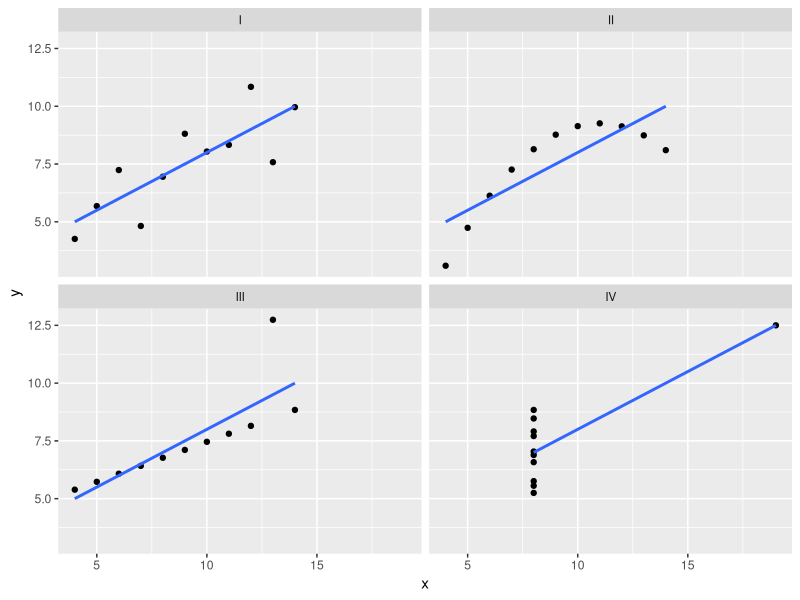
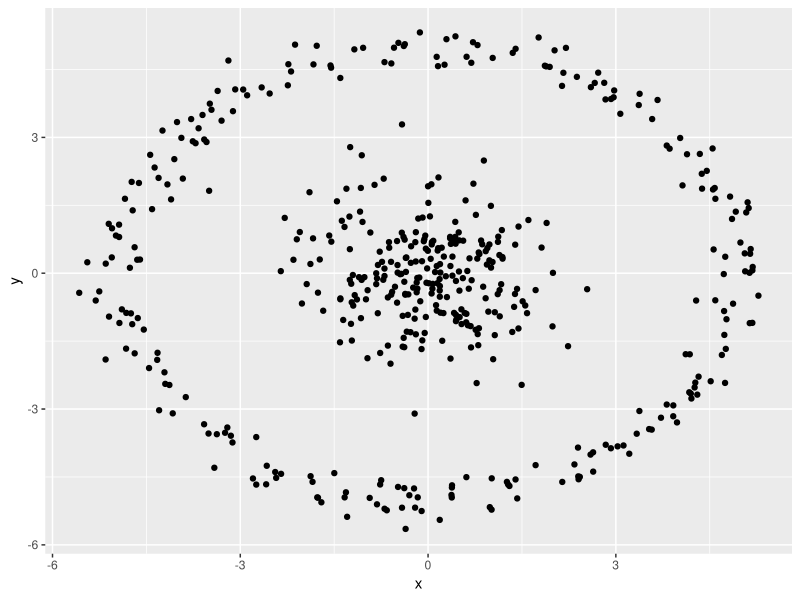

Generate these figures, in order, with R: (Note: this script raises an error after producing the figures.)
## ---- chunk 1
knitr::opts_chunk$set(cache = FALSE, message = FALSE, echo = FALSE)
## ---- chunk 2
library(ggplot2)
library(plyr)
library(dplyr)
library(tidyr)
anscombe_tidy <- anscombe %>%
    mutate(observation = seq_len(n())) %>%
    gather(key, value, -observation) %>%
    separate(key, c("variable", "set"), 1, convert = TRUE) %>%
    mutate(set = c("I", "II", "III", "IV")[set]) %>%
    spread(variable, value)

ggplot(anscombe_tidy, aes(x, y)) + geom_point() + facet_wrap(~ set) +
    geom_smooth(method = "lm", se = FALSE)
## ---- chunk 3
library(plyr)
library(dplyr)
library(ggplot2)

set.seed(2015)

n <- 250
c1 <- data_frame(x = rnorm(n), y = rnorm(n), cluster = 1)
c2 <- data_frame(r = rnorm(n, 5, .25), theta = runif(n, 0, 2 * pi),
                 x = r * cos(theta), y = r * sin(theta), cluster = 2) %>%
    dplyr::select(x, y, cluster)

points1 <- rbind(c1, c2) %>% mutate(cluster = factor(cluster))

ggplot(points1, aes(x, y)) + geom_point()
## ---- chunk 4
library(broom)

plot_kmeans <- function(dat, k) {
    clust <- dat %>% ungroup %>% dplyr::select(x, y) %>% kmeans(k)
    ggplot(augment(clust, dat), aes(x, y)) + geom_point(aes(color = .cluster)) +
        geom_point(aes(x1, x2), data = tidy(clust), size = 10, shape = "x") +
        labs(color = "K-means assignments")
}

plot_kmeans(points1, 2)
## ---- chunk 5
points1$hclust_assignments <- points1 %>% dplyr::select(x, y) %>%
    dist() %>% hclust(method = "single") %>%
    cutree(2) %>% factor()

ggplot(points1, aes(x, y, color = hclust_assignments)) + geom_point() +
    xlab("hclust assignments")
## ---- chunk 6
points1_polar <- points1 %>% transform(r = sqrt(x^2 + y^2), theta = atan(y / x))

clust <- points1_polar %>% ungroup %>% dplyr::select(r, theta) %>% kmeans(2)
ggplot(augment(clust, points1_polar), aes(r, theta)) + geom_point(aes(color = .cluster)) +
    geom_point(aes(x1, x2), data = tidy(clust), size = 10, shape = "x") +
    labs(color = "K-means assignments")
## ---- chunk 7
sizes <- c(20, 100, 500)
## ---- chunk 8
set.seed(2015)

centers <- data_frame(x = c(1, 4, 6), y = c(5, 0, 6), n = sizes,
                      cluster = factor(1:3))
points <- centers %>% group_by(cluster) %>%
    do(data_frame(x = rnorm(.$n, .$x), y = rnorm(.$n, .$y)))

ggplot(points, aes(x, y)) + geom_point()
## ---- chunk 9
plot_kmeans(points, 3)
